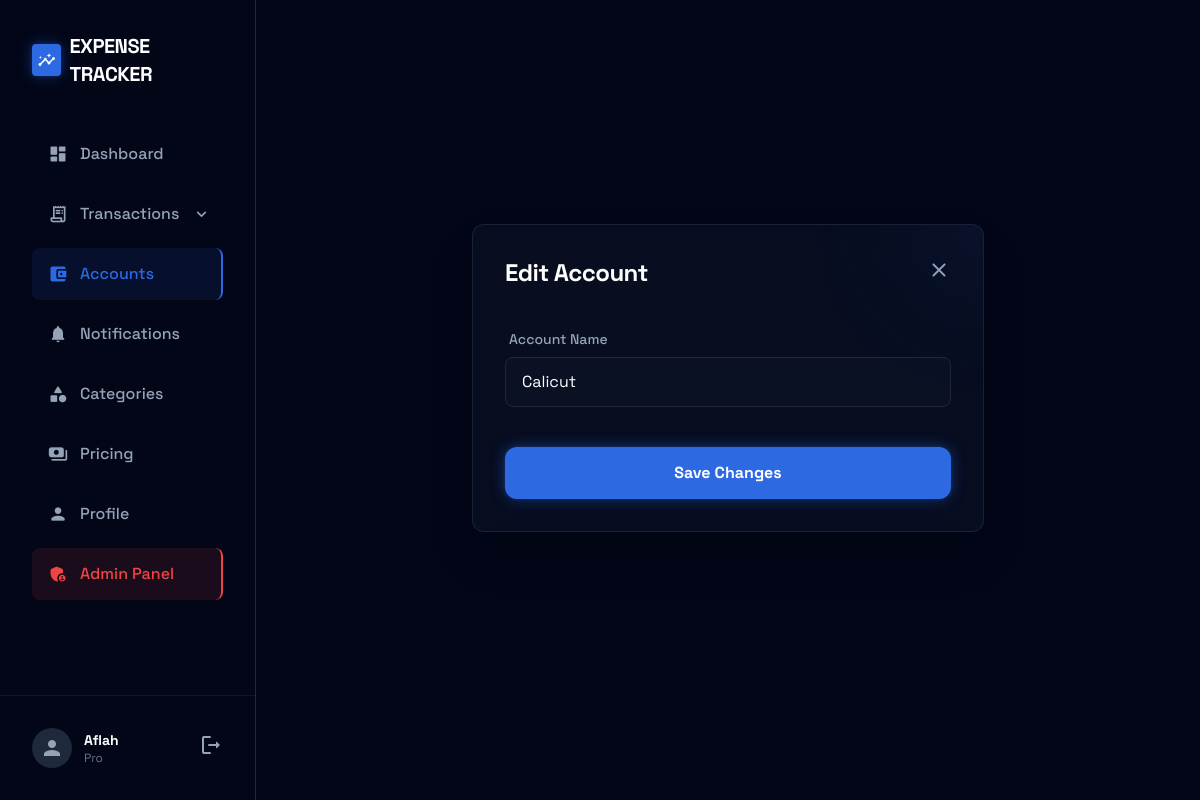
Screenshot of /accounts/14/update/ (signed in) with the database file from the repository.
### apps/users/models.py (models this page shows, shortened)
class CustomUser(AbstractUser):
    email = models.EmailField(unique=True)
    phone = models.CharField(max_length=20, blank=True, null=True)
    is_frozen = models.BooleanField(default=False, help_text="Designates whether this user has been frozen.")
    force_logout_time = models.DateTimeField(null=True, blank=True, help_text="If set, user will be forced to logout if their session started before this time.")

### apps/subscriptions/models.py (models this page shows, shortened)
class UserSubscription(models.Model):
    STATUS_CHOICES = [
        ('ACTIVE', 'Active'),
        ('CANCELED', 'Canceled'),
        ('EXPIRED', 'Expired'),
    ]
    user = models.OneToOneField(settings.AUTH_USER_MODEL, on_delete=models.CASCADE, related_name='subscription')
    plan = models.ForeignKey(SubscriptionPlan, on_delete=models.PROTECT, related_name='subscriptions')
    status = models.CharField(max_length=20, choices=STATUS_CHOICES, default='ACTIVE')
    payment_status = models.CharField(max_length=20, default='PAID', help_text="Payment status (e.g., PAID, PENDING, FAILED)") # Added
    start_date = models.DateTimeField(default=timezone.now)
    end_date = models.DateTimeField(null=True, blank=True)
    is_active = models.BooleanField(default=True) # Added Redundant with status but requested
    pdf_exports_used = models.PositiveIntegerField(default=0)
    last_usage_reset = models.DateTimeField(default=timezone.now)
    created_at = models.DateTimeField(auto_now_add=True)
    updated_at = models.DateTimeField(auto_now=True)

class SubscriptionPlan(models.Model):
    PLAN_CHOICES = [
        ('BASIC', 'Basic (Free)'),
        ('PLUS', 'Plus'),
        ('PRO', 'Pro'),
    ]
    name = models.CharField(max_length=20, choices=PLAN_CHOICES, unique=True)
    price = models.DecimalField(max_digits=6, decimal_places=2, help_text="Monthly price")
    max_accounts = models.PositiveIntegerField(default=1, null=True, blank=True, help_text="Max number of accounts allowed. None for unlimited.")
    max_shared_accounts = models.PositiveIntegerField(default=0, null=True, blank=True, help_text="Max number of shared accounts allowed. None for unlimited.")
    pdf_export_limit = models.PositiveIntegerField(default=5, null=True, blank=True, help_text="Monthly PDF export limit. None means unlimited.")
    allow_export = models.BooleanField(default=False, help_text="Allow exporting to CSV/Excel") # Previously can_export_csv
    allow_advanced_analytics = models.BooleanField(default=False, help_text="Access to advanced analytics") # Previously has_advanced_analytics
    has_team_collaboration = models.BooleanField(default=False, help_text="Access to team tools")
    has_basic_app_features = models.BooleanField(default=True, help_text="Basic features like adding transactions")
    is_active = models.BooleanField(default=True)
    created_at = models.DateTimeField(auto_now_add=True)
    updated_at = models.DateTimeField(auto_now=True)

### apps/accounts/models.py (models this page shows, shortened)
class Account(models.Model):
    user = models.ForeignKey(settings.AUTH_USER_MODEL, on_delete=models.CASCADE, related_name='accounts')
    name = models.CharField(max_length=100)
    balance = models.DecimalField(max_digits=12, decimal_places=2, default=0.00)
    monthly_budget = models.DecimalField(max_digits=12, decimal_places=2, default=0.00, help_text="Monthly budget limit")
    account_number = models.CharField(max_length=30, blank=True, null=True)
    is_active = models.BooleanField(default=True)
    created_at = models.DateTimeField(auto_now_add=True)
    updated_at = models.DateTimeField(auto_now=True)

### apps/accounts/views.py (the view, shortened to what this page needs)
# urls.py: path('accounts/<int:pk>/update/', AccountUpdateView.as_view(), name='account_update'),
class AccountUpdateView(LoginRequiredMixin, UpdateView):
    model = Account
    form_class = AccountForm
    template_name = 'accounts/account_form.html'
    success_url = reverse_lazy('manage_accounts')
    def get_queryset(self):
        return Account.objects.filter(user=self.request.user)

### apps/accounts/forms.py (shortened to what this page needs)
class AccountForm(forms.ModelForm):
    class Meta:
        model = Account
        fields = ['name', 'balance', 'account_number', 'monthly_budget']
    def __init__(self, *args, **kwargs):
        self.user = kwargs.pop('user', None)
        super().__init__(*args, **kwargs)
        self.fields['monthly_budget'].required = False
        if self.instance.pk:
            if 'balance' in self.fields: del self.fields['balance']
            if 'account_number' in self.fields: del self.fields['account_number']
            if 'monthly_budget' in self.fields: del self.fields['monthly_budget']

### apps/core/context_processors.py (called while the page is built, shortened)
def active_account_processor(request):
    if not request.user.is_authenticated:
        return {}
    active_account = None
    account_id = request.GET.get('account')
    return {'active_account': active_account}

### apps/core/models.py (called while the page is built)
    @classmethod
    def is_active(cls):
        is_maintenance = cache.get('maintenance_mode')
        if is_maintenance is None:
            obj, created = cls.objects.get_or_create(pk=1)
            is_maintenance = obj.is_maintenance
            cache.set('maintenance_mode', is_maintenance, timeout=None)
        return is_maintenance

### apps/notifications/context_processors.py (called while the page is built)
def notifications_processor(request):
    if request.user.is_authenticated:
        unread_count = Notification.objects.filter(recipient=request.user, is_read=False).count()
        return {
            'notification_count': unread_count,
            'Notification_count': unread_count
        }
    return {}

### templates/accounts/account_form.html (shortened to what this page needs)
{% extends 'base.html' %}
{% load static %}
{% block content %}
<div class="flex items-center justify-center min-h-[calc(100vh-140px)]">
    <div class="w-full max-w-lg glass-card rounded-xl shadow-2xl overflow-hidden relative">
        <div class="absolute top-0 right-0 w-32 h-32 bg-primary/10 rounded-full blur-[60px] -mr-16 -mt-16 pointer-events-none"></div>
        <div class="px-8 pt-8 pb-4 flex items-center justify-between">
            <h1 class="text-2xl font-bold text-white tracking-tight">{% if object %}Edit Account{% else %}New Account{% endif %}</h1>
            <a href="{% url 'manage_accounts' %}" class="text-slate-400 hover:text-white transition-colors">
                <span class="material-icons-round">close</span>
            </a>
        </div>
        <form method="post" class="px-8 pb-8 space-y-6">
            <div class="space-y-4">
                <div class="space-y-2">
                    <label class="block text-sm font-medium text-slate-400 ml-1">Account Name</label>
                    <input type="text" name="name" class="w-full bg-slate-900/40 border border-slate-800 rounded-lg px-4 py-3 text-white focus:border-primary focus:ring-1 focus:ring-primary/30 transition-all outline-none placeholder-slate-600" placeholder="e.g. Main Checking" value="{{ form.name.value|default:'' }}" required>
                </div>
            </div>
            <div class="pt-4">
                <button type="submit" class="w-full bg-primary hover:bg-blue-500 text-white font-bold py-3.5 rounded-xl shadow-neon transition-all hover:translate-y-[-1px] active:translate-y-[1px]">
                    {% if object %}Save Changes{% else %}Create Account{% endif %}
                </button>
            </div>
        </form>
    </div>
</div>
{% endblock %}

### templates/base.html (shortened to what this page needs)
{% load static %}
<!DOCTYPE html>
<html class="dark" lang="en">
<head>
    <script src="https://cdn.tailwindcss.com?plugins=forms,container-queries"></script>
    <link rel="stylesheet" href="{% static 'css/style.css' %}">
    <link rel="stylesheet" href="{% static 'css/animations.css' %}">
</head>
<body class="bg-background-light dark:bg-background-dark text-slate-900 dark:text-slate-100 font-display min-h-screen selection:bg-primary selection:text-white page-transition" hx-boost="true">
    {% if user.is_authenticated and not hide_sidebar %}
    <div class="flex min-h-screen">
        <aside class="fixed inset-y-0 left-0 w-64 bg-slate-950 border-r border-slate-800 z-10 hidden lg:block">
            <div class="p-8">
                <div class="flex items-center gap-2 mb-10">
                    <div class="w-8 h-8 bg-primary rounded flex items-center justify-center shadow-neon">
                        <span class="material-icons-round text-white text-lg">insights</span>
                    </div>
                    <span class="text-xl font-bold tracking-tight text-white uppercase">Expense Tracker</span>
                </div>
                <nav class="space-y-2">
                    <a class="flex items-center gap-3 px-4 py-3 rounded-lg {% if request.resolver_match.url_name == 'dashboard' %}bg-primary/10 text-primary border-r-2 border-primary{% else %}text-slate-400 hover:text-white hover:bg-slate-900{% endif %} transition-all hover-scale" href="{% url 'dashboard' %}">
                        <span class="material-icons-round text-xl">dashboard</span>
                        <span class="font-medium">Dashboard</span>
                    </a>
                    <details class="group" {% if 'transaction' in request.path %}open{% endif %}>
                        <summary class="flex items-center gap-3 px-4 py-3 rounded-lg cursor-pointer list-none {% if 'transaction' in request.path %}bg-slate-900 text-white{% else %}text-slate-400 hover:text-white hover:bg-slate-900{% endif %} transition-all select-none hover-scale">
                            <span class="material-icons-round text-xl">receipt_long</span>
                            <span class="font-medium flex-1">Transactions</span>
                            <span class="material-icons-round text-xl transition-transform duration-200 group-open:-rotate-180">expand_more</span>
                        </summary>
                    </details>
                    <a class="flex items-center gap-3 px-4 py-3 rounded-lg {% if 'accounts' in request.path %}bg-primary/10 text-primary border-r-2 border-primary{% else %}text-slate-400 hover:text-white hover:bg-slate-900{% endif %} transition-all hover-scale" href="{% url 'manage_accounts' %}">
                        <span class="material-icons-round text-xl">account_balance_wallet</span>
                        <span class="font-medium">Accounts</span>
                    </a>
                    <a class="flex items-center gap-3 px-4 py-3 rounded-lg {% if 'notifications' in request.path %}bg-primary/10 text-primary border-r-2 border-primary{% else %}text-slate-400 hover:text-white hover:bg-slate-900{% endif %} transition-all hover-scale" href="{% url 'notifications:list' %}">
                        <span class="material-icons-round text-xl">notifications</span>
                        <span class="font-medium">Notifications</span>
                    </a>
                    <a class="flex items-center gap-3 px-4 py-3 rounded-lg {% if 'categories' in request.path %}bg-primary/10 text-primary border-r-2 border-primary{% else %}text-slate-400 hover:text-white hover:bg-slate-900{% endif %} transition-all hover-scale" href="{% url 'category_list' %}">
                        <span class="material-icons-round text-xl">category</span>
                        <span class="font-medium">Categories</span>
                    </a>
                    <a class="flex items-center gap-3 px-4 py-3 rounded-lg {% if 'pricing' in request.path %}bg-primary/10 text-primary border-r-2 border-primary{% else %}text-slate-400 hover:text-white hover:bg-slate-900{% endif %} transition-all hover-scale" href="{% url 'pricing' %}">
                        <span class="material-icons-round text-xl">payments</span>
                        <span class="font-medium">Pricing</span>
                    </a>
                    <a class="flex items-center gap-3 px-4 py-3 rounded-lg {% if 'profile' in request.path %}bg-primary/10 text-primary border-r-2 border-primary{% else %}text-slate-400 hover:text-white hover:bg-slate-900{% endif %} transition-all hover-scale" href="{% url 'profile' %}">
                        <span class="material-icons-round text-xl">person</span>
                        <span class="font-medium">Profile</span>
                    </a>
                    {% if user.is_staff or user.is_superuser %}
                    <a class="flex items-center gap-3 px-4 py-3 rounded-lg bg-red-500/10 text-red-500 border-r-2 border-red-500 transition-all mt-4 hover-scale" href="/custom-admin/">
                        <span class="material-icons-round text-xl">admin_panel_settings</span>
                        <span class="font-medium">Admin Panel</span>
                    </a>
                    {% endif %}
                </nav>
            </div>
            <div class="absolute bottom-0 left-0 w-full p-8 border-t border-slate-900">
                <div class="flex items-center justify-between gap-3">
                    <div class="flex items-center gap-3">
                        <div class="w-10 h-10 rounded-full bg-slate-800 overflow-hidden flex items-center justify-center">
                            {% if user.profile.avatar %}
                                <img src="{{ user.profile.avatar.url }}" alt="Profile" class="w-full h-full object-cover">
                            {% else %}
                                <span class="material-icons text-slate-400">person</span>
                            {% endif %}
                        </div>
                        <div class="overflow-hidden">
                            <p class="text-sm font-bold text-white truncate w-24">{{ user.username }}</p>
                            <p class="text-xs text-slate-500">{{ user.subscription.plan.get_name_display }}</p>
                        </div>
                    </div>
                     <form action="{% url 'logout' %}" method="post">
                        <button type="submit" class="text-slate-400 hover:text-white transition-colors" title="Logout">
                            <span class="material-icons-round">logout</span>
                        </button>
                    </form>
                </div>
            </div>
        </aside>
        <main class="lg:ml-64 flex-1 p-6 lg:p-12 pb-24 lg:pb-12 bg-slate-950 relative overflow-hidden min-h-screen w-full">
    {% endif %}
    {% block content %}{% endblock %}
    {% if user.is_authenticated and not hide_sidebar %}
        </main>
    </div>
    {% endif %}
</body>
</html>

### static/css/style.css (style rules this page uses)
body { font-family: 'Space Grotesk', sans-serif; background-color: #020617; }
.glass-card { background: rgba(15, 23, 42, 0.5); backdrop-filter: blur(12px); border: 1px solid rgba(30, 41, 59, 0.8); }

### static/css/animations.css (style rules this page uses)
body.page-transition { animation: fadeIn 0.4s ease-out; }
.hover-scale { transition: transform 0.2s cubic-bezier(0.4, 0, 0.2, 1), box-shadow 0.2s ease; }
.btn-click-effect { transition: transform 0.1s; }

### rows the page displays
CustomUser: username "Aflah", subscription.plan.name "Pro"
Account: name "Calicut"
